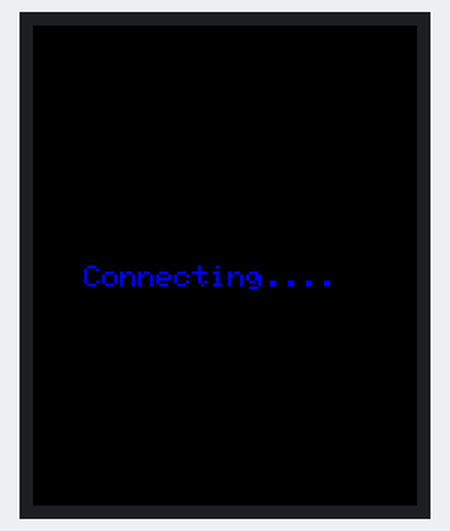
Recording of a sketch running on a simulated ESP8266 (NodeMCU). On the bench: 128×160 colour display. WiFi joins after 1.5 s; servers stay silent unless stated.

Above: at 1.2 s.
At 2.3 s:
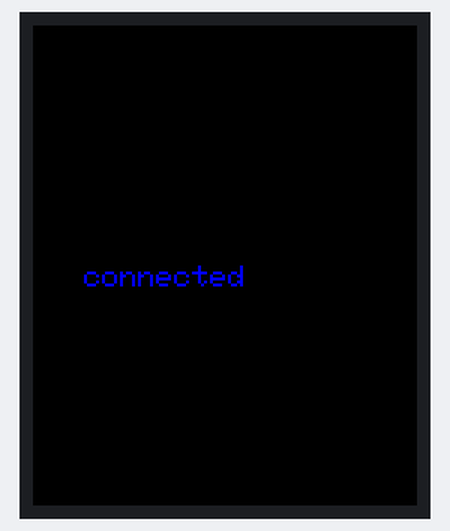
At 6.23 s:
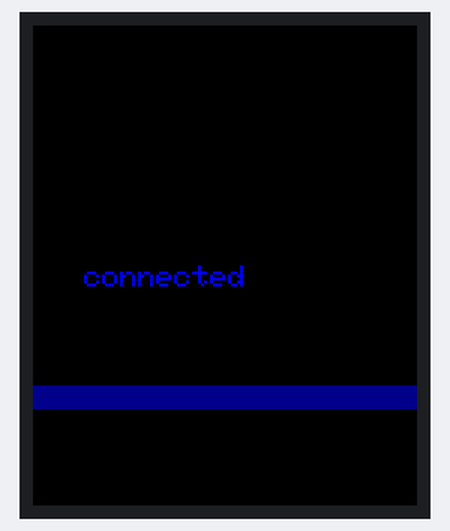
At 6.84 s:
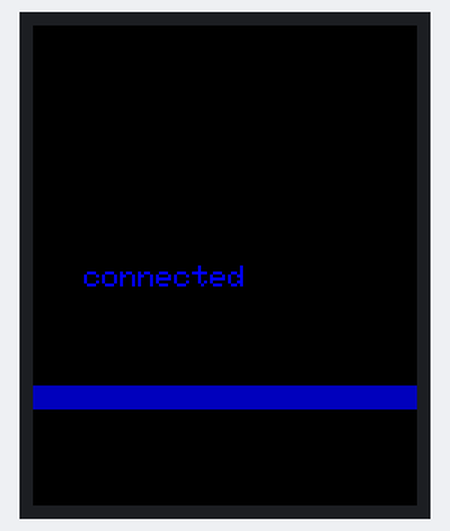
At 7.49 s:
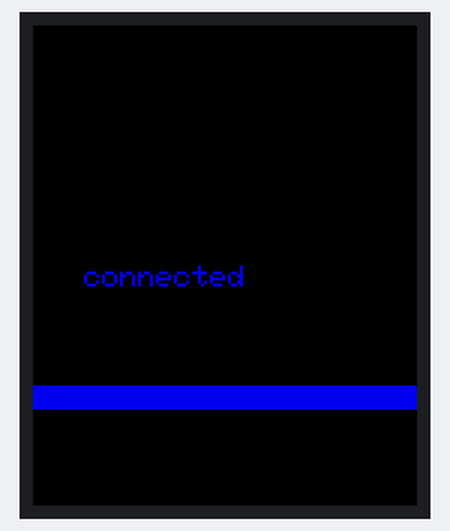
At 39.88 s:
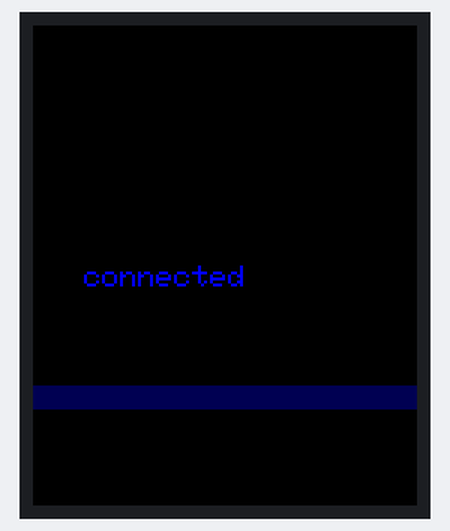

The sketch:

display.ino
```cpp
#include <ESP8266WiFi.h>
#include <ESP8266HTTPClient.h>
#include <ESP8266mDNS.h>
#include <WiFiUdp.h>
#include <ArduinoOTA.h>
#include <Adafruit_GFX.h>    // Core graphics library
#include <Adafruit_ST7735.h> // Hardware-specific library
#include <SPI.h>
#include <ctype.h>


const char* ssid = "DDNETWORK";
const char* password = "DD95dd95DD";
const char* addres= "http://ddani.ddns.net/";

Adafruit_ST7735 tft = Adafruit_ST7735(16, 5, 4);//TFT_CS,  TFT_DC, TFT_RST);


void setup()
{
  tft.initR(INITR_BLACKTAB);
  tft.setRotation(tft.getRotation()+2);

    tft.setTextColor(ST7735_BLUE);
  tft.fillScreen(ST7735_BLACK);
  tft.setCursor(16, 60);
  tft.print("Booting"); // Start Print text to Line 1
  tft.fillScreen(ST7735_BLACK);
  tft.setCursor(17, 80);


  WiFi.begin(ssid, password);
  tft.print("Connecting..");
  while (WiFi.status() != WL_CONNECTED) {
    tft.print(".");
    delay(1000);

  }
  tft.fillScreen(ST7735_BLACK);
  tft.setCursor(17,80);
  tft.print("connected");


ArduinoOTA.onStart([]() {
    String type;
    if (ArduinoOTA.getCommand() == U_FLASH)
      type = "sketch";
    else // U_SPIFFS
      type = "filesystem";
  });
}


void loop()
{
  if (WiFi.status() == WL_CONNECTED) { //Check WiFi connection status

    HTTPClient http1;  //Declare an object of class HTTPClient
    HTTPClient http2;
    HTTPClient httpH;
    HTTPClient httpUpdate;
    HTTPClient httpM;
    HTTPClient httpDate;
    HTTPClient httpConds;
    HTTPClient httpFore;
    HTTPClient httpSky;
    HTTPClient httpRain;
    HTTPClient httpTodo;

    httpUpdate.begin("http://192.168.0.96/update/");
    httpUpdate.GET();

    http1.begin("http://192.168.0.96/display1/");  //Specify request destination
    int httpCode = http1.GET();                                                                  //Send the request

    http2.begin("http://192.168.0.96/display2/");  //Specify request destination
    int httpCode2 = http2.GET();

    httpH.begin("http://192.168.0.96/hour/");  //Specify request destination
    httpH.GET();

    httpM.begin("http://192.168.0.96/minute/");  //Specify request destination
    httpM.GET();
    httpDate.begin("http://192.168.0.96/date/");  //Specify request destination
    httpDate.GET();
    httpConds.begin("http://192.168.0.96/conds/");  //Specify request destination
    httpConds.GET();
    httpFore.begin("http://192.168.0.96/fore/");  //Specify request destination
    httpFore.GET();
    httpSky.begin("http://192.168.0.96/sky/");  //Specify request destination
    httpSky.GET();
    httpRain.begin("http://192.168.0.96/rain/");  //Specify request destination
    httpRain.GET();
    httpTodo.begin("http://192.168.0.96/todo/");  //Specify request destination
    httpTodo.GET();

    if (httpCode > 0) { //Check the returning code
      while(1 == atoi(httpUpdate.getString().c_str()) ){

        tft.fillScreen(ST7735_BLACK);
        tft.setCursor(17, 80);
        tft.print("UPDATE");

        ArduinoOTA.handle();
        tft.fillScreen(ST7735_BLACK);
        tft.setCursor(17, 80);
        tft.print("fail or wtf");
        delay(30);
      }
      //if(10 > atoi(httpH.getString().c_str()))
        //tft.noBacklight();
       //else
        //tft.backlight();
      tft.setCursor(0,0);
      tft.fillScreen(ST7735_BLACK);
      tft.print(http1.getString());
      tft.setCursor(30,30);
      tft.setTextSize(2);
      tft.print(httpH.getString());
      tft.print(":");
      tft.print(httpM.getString());
      tft.setTextSize(1);
      tft.setCursor(0,10);
      printMid(httpDate.getString(),10);
      tft.setCursor(0,20);
      printMid(httpConds.getString(),20);

      tft.setCursor(0,47);
      tft.print("B");
      tft.setCursor(4,47);
      tft.print(":");

      drawDiag(httpFore.getString(), ST7735_BLUE, 144);

      tft.setCursor(0,61);
      tft.print("S");
      tft.setCursor(4,61);
      tft.print(":");

      tft.drawLine(0,57,128,57,ST7735_BLUE);

      drawDiag(httpSky.getString(), ST7735_BLUE, 116);

      tft.setCursor(0,75);
      tft.print("R");
      tft.setCursor(4,75);
      tft.print(":");

      tft.drawLine(0,71,128,71,ST7735_BLUE);

      drawDiag(httpRain.getString(), ST7735_BLUE, 130);

      tft.setCursor(0,89);
      tft.print("T");
      tft.setCursor(4,89);
      tft.print(":");

      tft.drawLine(0,85,128,85,ST7735_BLUE);

      drawDiag(http2.getString(), ST7735_BLUE, 102);//Print the response payload

      tft.setCursor(0,102);
      tft.print("Todo: ");
      tft.print(httpTodo.getString());

      tft.drawLine(0,99,128,99,ST7735_BLUE);
    }

    http1.end();
    http2.end();//Close connection
    httpH.end();
    httpUpdate.end();
    httpM.end();
    httpDate.end();
    httpConds.end();
    httpFore.end();
    httpSky.end();
    httpRain.end();
    httpFore.end();

  }

  //delay(300000);
for(int j=0;5000>j;j++){
  for( int i=0; 30>i ;i++)
    {
      tft.drawLine(0,120,128,120, ST7735_BLUE /30 *i);
      tft.drawLine(0,121,128,121, ST7735_BLUE /30 *i);
      tft.drawLine(0,122,128,122, ST7735_BLUE /30 *i);
      tft.drawLine(0,123,128,123, ST7735_BLUE /30 *i);
      tft.drawLine(0,124,128,124, ST7735_BLUE /30 *i);
      tft.drawLine(0,125,128,125, ST7735_BLUE /30 *i);
      tft.drawLine(0,126,128,126, ST7735_BLUE /30 *i);
      tft.drawLine(0,127,128,127, ST7735_BLUE /30 *i);
      delay(3000/30);
    }
    for( int i=30; i>0 ;i--)
    {
      tft.drawLine(0,120,128,120, ST7735_BLUE /30 *i);
      tft.drawLine(0,121,128,121, ST7735_BLUE /30 *i);
      tft.drawLine(0,122,128,122, ST7735_BLUE /30 *i);
      tft.drawLine(0,123,128,123, ST7735_BLUE /30 *i);
      tft.drawLine(0,124,128,124, ST7735_BLUE /30 *i);
      tft.drawLine(0,125,128,125, ST7735_BLUE /30 *i);
      tft.drawLine(0,126,128,126, ST7735_BLUE /30 *i);
      tft.drawLine(0,127,128,127, ST7735_BLUE /30 *i);
      delay(3000/30);
    }
}

}
//one char 6 pix wide 8 pix height
void drawDiag(String numbers, int16_t color, int y){
  if(3>numbers.length())
  {
    tft.setCursor(10,y-int('8'));
    tft.print("No Data");
    return;
  }
  int stp = 120/(numbers.length()-2);
  for(int i=0;numbers.length()-2>i;i++){

    tft.drawLine(8+i*stp, y-int(numbers.charAt(i)),8+(i+1)*stp, y-int(numbers.charAt(i+1)), color);
    tft.drawLine(8+i*stp, 1+y-int(numbers.charAt(i)),8+(i+1)*stp, 1+y-int(numbers.charAt(i+1)), color);
  }
}
void printMid(String str, int y){
  int space= (128-str.length()*6)/2;
  tft.setCursor(space,y);
  tft.print(str);
  //tft.print(space);

}
```

Measured:
- what the display in image 0 shows lasts 1.0 s, from 1.2 s to 2.2 s
